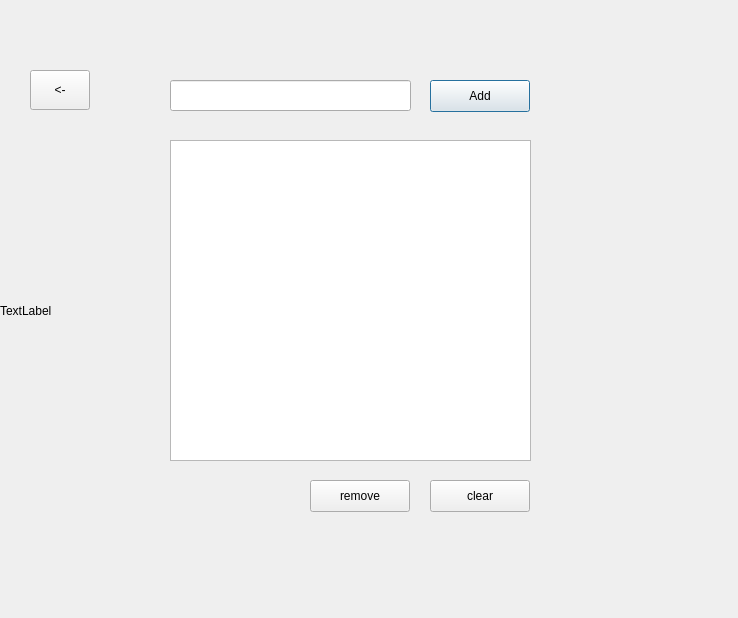
<?xml version="1.0" encoding="UTF-8"?>
<ui version="4.0">
 <class>ToDoList</class>
 <widget class="QDialog" name="ToDoList">
  <property name="geometry">
   <rect>
    <x>0</x>
    <y>0</y>
    <width>738</width>
    <height>618</height>
   </rect>
  </property>
  <property name="windowTitle">
   <string>Dialog</string>
  </property>
  <widget class="QWidget" name="centralwidget" native="true">
   <property name="geometry">
    <rect>
     <x>160</x>
     <y>60</y>
     <width>381</width>
     <height>472</height>
    </rect>
   </property>
   <widget class="QLineEdit" name="txtTask_2">
    <property name="geometry">
     <rect>
      <x>10</x>
      <y>20</y>
      <width>241</width>
      <height>31</height>
     </rect>
    </property>
   </widget>
   <widget class="QPushButton" name="btnAdd">
    <property name="geometry">
     <rect>
      <x>270</x>
      <y>20</y>
      <width>100</width>
      <height>32</height>
     </rect>
    </property>
    <property name="text">
     <string>Add</string>
    </property>
   </widget>
   <widget class="QListWidget" name="listWidget_2">
    <property name="geometry">
     <rect>
      <x>10</x>
      <y>80</y>
      <width>361</width>
      <height>321</height>
     </rect>
    </property>
   </widget>
   <widget class="QPushButton" name="btnClear">
    <property name="geometry">
     <rect>
      <x>270</x>
      <y>420</y>
      <width>100</width>
      <height>32</height>
     </rect>
    </property>
    <property name="text">
     <string>clear</string>
    </property>
   </widget>
   <widget class="QPushButton" name="btnRemove">
    <property name="geometry">
     <rect>
      <x>150</x>
      <y>420</y>
      <width>100</width>
      <height>32</height>
     </rect>
    </property>
    <property name="text">
     <string>remove</string>
    </property>
   </widget>
  </widget>
  <widget class="QPushButton" name="backButton">
   <property name="geometry">
    <rect>
     <x>30</x>
     <y>70</y>
     <width>60</width>
     <height>40</height>
    </rect>
   </property>
   <property name="text">
    <string>&lt;-</string>
   </property>
  </widget>
  <widget class="QLabel" name="pic">
   <property name="geometry">
    <rect>
     <x>0</x>
     <y>0</y>
     <width>741</width>
     <height>621</height>
    </rect>
   </property>
   <property name="text">
    <string>TextLabel</string>
   </property>
  </widget>
  <zorder>pic</zorder>
  <zorder>centralwidget</zorder>
  <zorder>backButton</zorder>
 </widget>
 <resources/>
 <connections/>
</ui>
